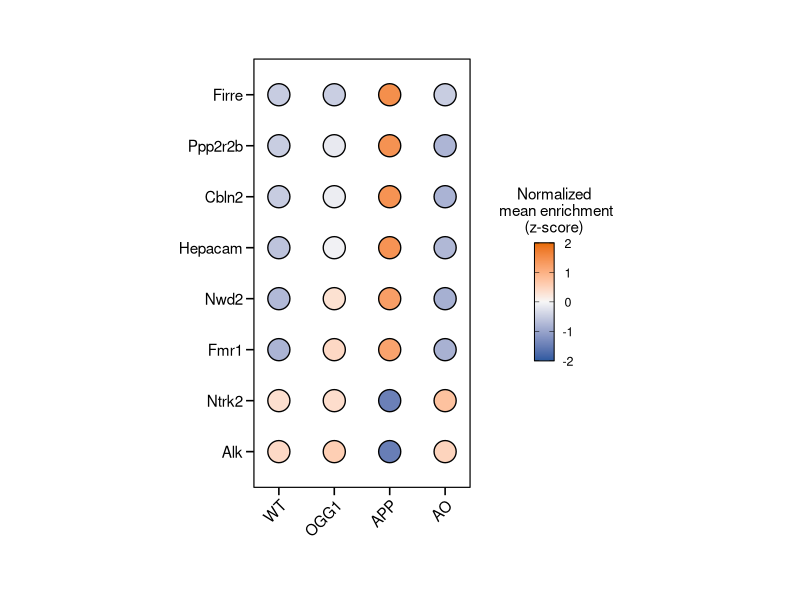
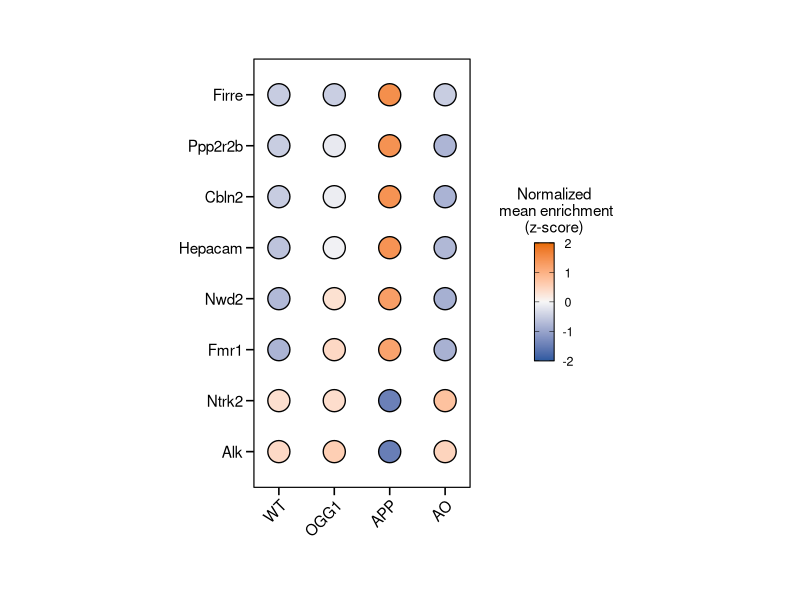

The R source for these figures, in order:
# ------------------------------------------------------------------------------
# Suppl. Fig. 5f - Dot plot, ATAC-seq (z-scored mean enrichment per genotype)
#
# Input:  ATAC_AvgExp.csv
# Output: R_doplot_ATAC.svg
#         ATAC_Averaged_Peaks_Per_Gene.csv
#         ATAC_ZScored_Average_Expression.csv
# ------------------------------------------------------------------------------

# Load libraries
library(ggplot2)
library(dplyr)
library(tidyr)

# Read input data
df <- read.csv("ATAC_AvgExp.csv")

# Average peak values per gene and genotype
df_avg <- df %>%
  pivot_longer(
    cols = c(AO, APP, OGG1, WT),
    names_to = "Genotype",
    values_to = "Value"
  ) %>%
  group_by(Gene, Genotype) %>%
  summarise(AverageExpression = mean(Value, na.rm = TRUE)) %>%
  ungroup()

# Save averaged values
write.csv(df_avg, "ATAC_Averaged_Peaks_Per_Gene.csv", row.names = FALSE)

# Select genes to plot
target_genes <- c("Alk", "Ppp2r2b", "Cbln2", "Firre", "Fmr1", "Hepacam", "Ntrk2", "Nwd2")
df_filtered <- df_avg %>%
  filter(Gene %in% target_genes)

# Calculate z-scores per gene
df_zscored <- df_filtered %>%
  group_by(Gene) %>%
  mutate(
    ZScore = scale(AverageExpression),
    ZScore = ifelse(is.na(ZScore), 0, ZScore)
  ) %>%
  ungroup() %>%
  filter(!is.na(AverageExpression))

# Order genes by z-score in APP (highest at top)
gene_order <- df_zscored %>%
  filter(Genotype == "APP") %>%
  arrange(desc(ZScore)) %>%
  pull(Gene) %>%
  unique()

# Set gene and genotype order
df_zscored$Gene <- factor(df_zscored$Gene, levels = rev(gene_order))
df_zscored$Genotype <- factor(
  df_zscored$Genotype,
  levels = c("WT", "OGG1", "APP", "AO")
)

# Create dot plot
p <- ggplot(df_zscored, aes(x = Genotype, y = Gene)) +
  geom_point(
    aes(fill = ZScore),
    size = 7,
    shape = 21,
    color = "black",
    stroke = 0.7
  ) +
  scale_fill_gradient2(
    name = "Normalized\n mean enrichment\n(z-score)",
    low = "#2C5AA0",
    mid = "#f7f7f7",
    high = "#E86B00",
    midpoint = 0,
    limits = c(-2, 2),
    na.value = "red",
    guide = guide_colorbar(
      barheight = unit(3, "cm"),
      barwidth = unit(0.5, "cm"),
      frame.colour = "black",
      frame.linewidth = 0.35,
      ticks.colour = "black",
      direction = "vertical",
      title.theme = element_text(size = 11, hjust = 0.5),
      title.position = "top",
      title.hjust = 0.5
    )
  ) +
  scale_x_discrete(expand = expansion(mult = c(0.15, 0.15))) +
  scale_y_discrete(expand = expansion(mult = c(0.1, 0.1))) +
  theme_minimal(base_size = 12) +
  theme(
    panel.grid.major = element_blank(),
    panel.grid.minor = element_blank(),
    axis.text.x = element_text(angle = 45, hjust = 1, vjust = 1,
                               size = 11, color = "black"),
    axis.text.y = element_text(size = 11, color = "black"),
    panel.border = element_rect(fill = NA, color = "black", linewidth = 0.42),
    legend.position = "right",
    legend.box = "vertical",
    legend.title = element_text(size = 10, hjust = 0.5),
    legend.text = element_text(size = 9, hjust = 0.5),
    plot.margin = margin(1.5, 1.5, 1.5, 1.5, "cm"),
    axis.ticks = element_line(color = "black"),
    axis.ticks.length = unit(0.2, "cm"),
    plot.background = element_rect(fill = "white", color = NA)
  ) +
  labs(x = NULL, y = NULL) +
  coord_fixed(ratio = 0.92, clip = "off")

# Show plot
print(p)

# Save plot
ggsave("R_doplot_ATAC.svg", plot = p,
       width = 6,
       height = 5.5,
       bg = "white", device = "svg")

# Save z-scores in wide format
df_zscored_wide <- df_zscored %>%
  select(Gene, Genotype, ZScore) %>%
  pivot_wider(
    names_from = Genotype,
    values_from = ZScore
  )

write.csv(df_zscored_wide, "ATAC_ZScored_Average_Expression.csv", row.names = FALSE)
